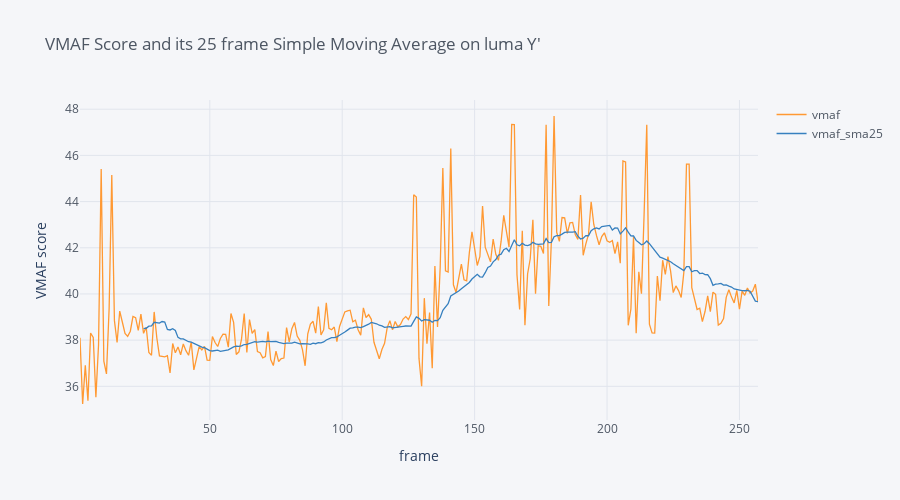

The code cell stored with this chart in its notebook:
### Markdown cell above
Starting by the VMAF metric and its 25 frames (1s) simple moving average.

### Code cell
fig = dfs["vmaf"].iplot(y=["vmaf", "vmaf_sma25"],
                        title="VMAF Score and its 25 frame Simple Moving Average on luma Y'", asFigure=True)

fig.update_xaxes(title="frame")
fig.update_yaxes(title="VMAF score")
fig.update_layout(width=900, height=500)

### Figure 1 — Plotly figure (JSON) as saved in the notebook; plotly's stock layout.template omitted (floating-point values rounded to 4 significant figures; data arrays with more than 128 entries replaced by an {"elided": "..."} marker saying what was removed)
{"data": [{"line": {"color": "rgba(255, 153, 51, 1.0)", "dash": "solid", "shape": "linear", "width": 1.3}, "mode": "lines", "name": "vmaf", "text": "", "type": "scatter", "x": {"elided": "257 int values"}, "y": {"elided": "257 float values"}}, {"line": {"color": "rgba(55, 128, 191, 1.0)", "dash": "solid", "shape": "linear", "width": 1.3}, "mode": "lines", "name": "vmaf_sma25", "text": "", "type": "scatter", "x": {"elided": "257 int values"}, "y": {"elided": "257 mixed values"}}], "layout": {"height": 500, "legend": {"bgcolor": "#F5F6F9", "font": {"color": "#4D5663"}}, "paper_bgcolor": "#F5F6F9", "plot_bgcolor": "#F5F6F9", "title": {"font": {"color": "#4D5663"}, "text": "VMAF Score and its 25 frame Simple Moving Average on luma Y'"}, "width": 900, "xaxis": {"autorange": true, "gridcolor": "#E1E5ED", "range": [1, 257], "showgrid": true, "tickfont": {"color": "#4D5663"}, "title": {"text": "frame"}, "type": "linear", "zerolinecolor": "#E1E5ED"}, "yaxis": {"autorange": true, "gridcolor": "#E1E5ED", "range": [34.54, 48.4], "showgrid": true, "tickfont": {"color": "#4D5663"}, "title": {"text": "VMAF score"}, "type": "linear", "zerolinecolor": "#E1E5ED"}}}
